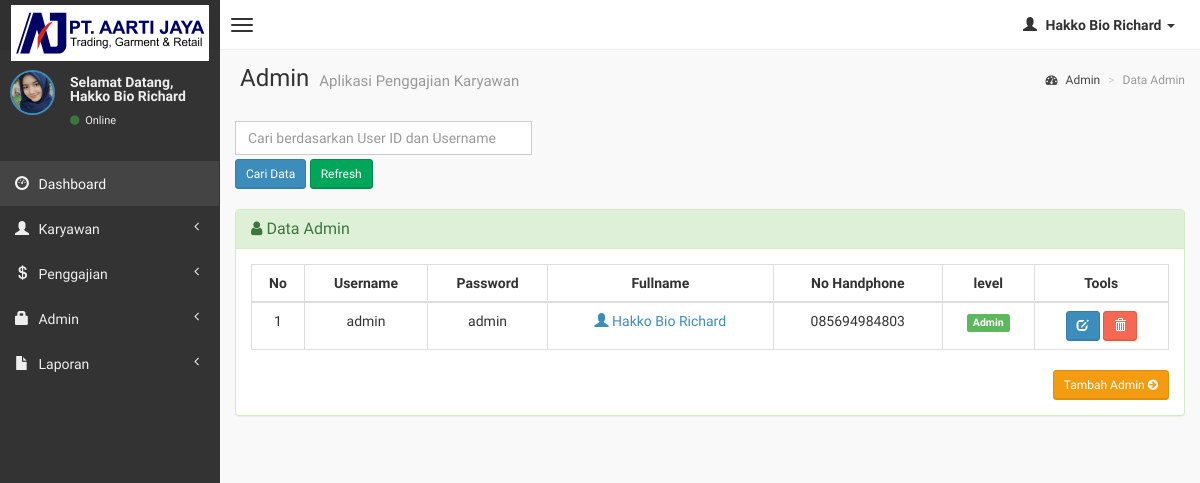
Page /admin/admin.php (signed in) on the committed database.
### tables this page shows
CREATE TABLE `user` (
  `user_id` int(2) NOT NULL,
  `username` varchar(15) NOT NULL,
  `password` varchar(15) NOT NULL,
  `fullname` varchar(50) NOT NULL,
  `no_hp` varchar(15) NOT NULL,
  `level` varchar(10) NOT NULL,
  `gambar` varchar(30) NOT NULL
);

### admin/admin.php (the view, shortened to what this page needs)
<?php
if (empty($_SESSION['username'])){
	header('location:../index.php');
} else {
?>
<!DOCTYPE html>
<html>
    <head>
        <link href="../dist/css/bootstrap.css" rel="stylesheet" type="text/css" />
        <link href="//cdnjs.cloudflare.com/ajax/libs/font-awesome/4.1.0/css/font-awesome.min.css" rel="stylesheet" type="text/css" />
        <link href="//code.ionicframework.com/ionicons/1.5.2/css/ionicons.min.css" rel="stylesheet" type="text/css" />
        <link href="../css/morris/morris.css" rel="stylesheet" type="text/css" />
        <link href="../css/jvectormap/jquery-jvectormap-1.2.2.css" rel="stylesheet" type="text/css" />
        <link href="../css/datepicker/datepicker3.css" rel="stylesheet" type="text/css" />
        <link href="../css/daterangepicker/daterangepicker-bs3.css" rel="stylesheet" type="text/css" />
        <link href="../css/bootstrap-wysihtml5/bootstrap3-wysihtml5.min.css" rel="stylesheet" type="text/css" />
        <link href="../css/AdminLTE.css" rel="stylesheet" type="text/css" />
        <link rel="stylesheet" href="datatables/dataTables.bootstrap.css"/>
    </head>
    <body class="skin-black">
                                <?php
                                include "header.php";
?>
<?php } ?>
                        </li>
                    </ul>
                </div>
            </nav>
        </header>
        <div class="wrapper row-offcanvas row-offcanvas-left">
            <?php include "sidebar.php"; ?>
            <aside class="right-side">
                <section class="content-header">
                    <h1>
                        Admin
                        <small>Aplikasi Penggajian Karyawan</small>
                    </h1>
                    <ol class="breadcrumb">
                        <li><a href="#"><i class="fa fa-dashboard"></i> Admin</a></li>
                        <li class="active">Data Admin</li>
                    </ol>
                </section>
                <section class="content">
                    <div class="row">
              <div class="col-lg-4">
              <form action='admin.php' method="POST">
	       <input type='text' class="form-control" style="margin-bottom: 4px;" name='qcari' placeholder='Cari berdasarkan User ID dan Username' required />
           <input type='submit' value='Cari Data' class="btn btn-sm btn-primary" /> <a href='admin.php' class="btn btn-sm btn-success" >Refresh</i></a>
          	</div>
              </div>
                    <br />
                    <div class="row">
                        <div class="col-lg-12">
                    <div class="panel panel-success">
                        <div class="panel-heading">
                        <h3 class="panel-title"><i class="fa fa-user"></i> Data Admin </h3>
                        </div>
                        <div class="panel-body">
                    <?php
                    $query1="select * from user";
                    $tampil=mysqli_query($koneksi, $query1) or die(mysqli_error());
                    ?>
                  <table id="example" class="table table-hover table-bordered">
                  <thead>
                      <tr>
                        <th><center>No </center></th>
                        <th><center>Username </center></th>
                        <th><center>Password </center></th>
                        <th><center>Fullname </center></th>
                        <th><center>No Handphone </center></th>
                        <th><center>level </center></th>
                        <th><center>Tools</center></th>
                      </tr>
                  </thead>
                     <?php
                     $no=0;
                     while($data=mysqli_fetch_array($tampil))
                    { $no++; ?>
                    <tbody>
                    <tr>
                    <td><center><?php echo $no; ?></center></td>
                    <td><center><?php echo $data['username'];?></center></td>
                    <td><center><?php echo $data['password'];?></center></td>
                    <td><center><a href="detail-admin.php?hal=edit&kd=<?php echo $data['user_id'];?>"><span class="glyphicon glyphicon-user"></span> <?php echo $data['fullname']; ?></a></center></td>
                    <td><center><?php echo $data['no_hp'];?></center></td>
                    <td><center><?php
                            if($data['level'] == 'admin'){
								echo '<span class="label label-success">Admin</span>';
							}
                             ?></center></td>
                    <td><center><div id="thanks"><a class="btn btn-sm btn-primary" data-placement="bottom" data-toggle="tooltip" title="Edit Admin" href="edit-admin.php?hal=edit&kd=<?php echo $data['user_id'];?>"><span class="glyphicon glyphicon-edit"></span></a>
                        <a onclick="return confirm ('Yakin hapus <?php echo $data['fullname'];?>.?');" class="btn btn-sm btn-danger tooltips" data-placement="bottom" data-toggle="tooltip" title="Hapus Admin" href="hapus-admin.php?hal=hapus&kd=<?php echo $data['user_id'];?>"><span class="glyphicon glyphicon-trash"></a></center></td></tr></div>
                 <?php
              }
              ?>
                <div class="text-right">
                  <a href="input-admin.php" class="btn btn-sm btn-warning">Tambah Admin <i class="fa fa-arrow-circle-right"></i></a>
                </div>
              </div>
              </div>
            </div>
                    </div>
    </body>
</html>

### rows in the picture
user: username "admin", password "admin", fullname "Hakko Bio Richard", no_hp "085694984803", level "Admin"

### other values in the picture
$_SESSION['fullname'] "Hakko Bio Richard"
